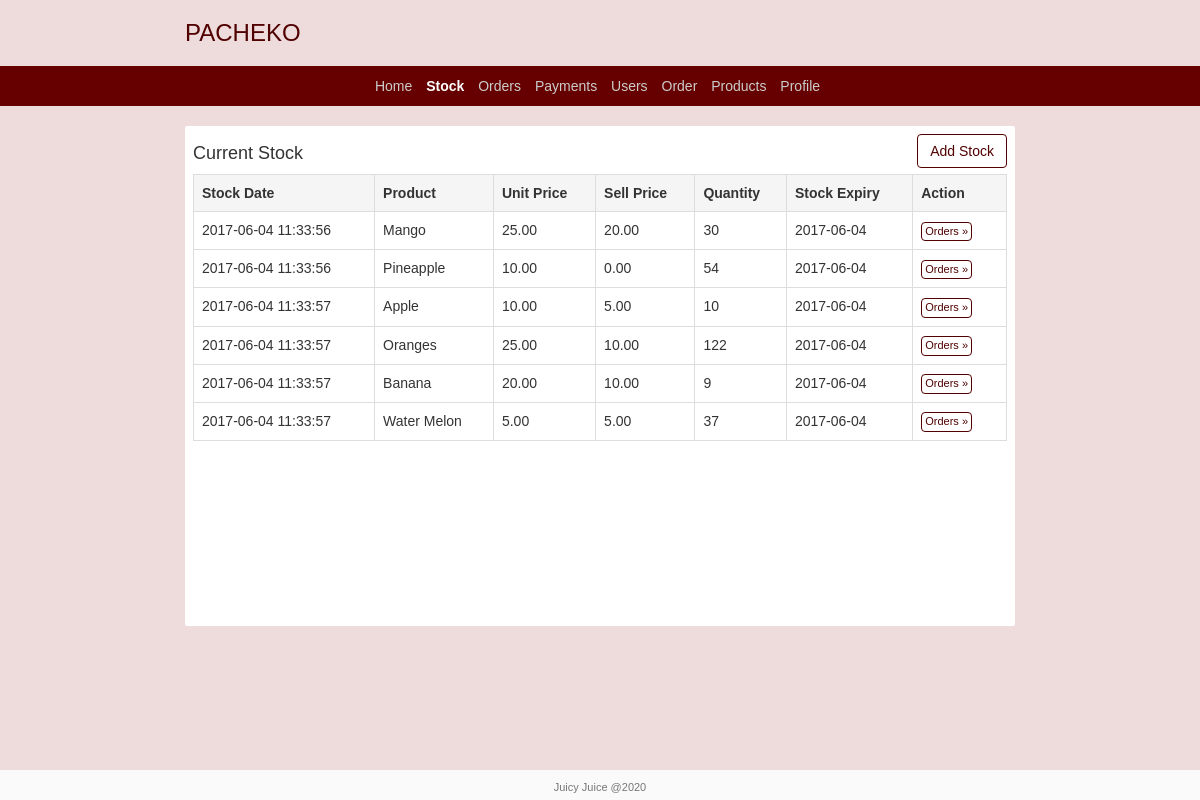
The page /stock.php (signed in) on the database its author committed.
### tables this page shows
CREATE TABLE `stocks` (
  `id` int(10) UNSIGNED NOT NULL,
  `product_id` int(11) NOT NULL,
  `quantity` int(11) NOT NULL DEFAULT '0',
  `sell_price` decimal(12,2) NOT NULL DEFAULT '0.00',
  `expiry` date NOT NULL,
  `stocked_at` datetime NOT NULL DEFAULT CURRENT_TIMESTAMP
);

CREATE TABLE `products` (
  `id` int(10) UNSIGNED NOT NULL,
  `name` varchar(255) DEFAULT NULL,
  `unit_price` decimal(12,2) NOT NULL DEFAULT '0.00'
);

### stock.php (the view, shortened to what this page needs)
<!DOCTYPE html>
<html>
<head>
    <link rel="stylesheet" type="text/css" href="css/bootstrap.css">
    <link rel="stylesheet" type="text/css" href="css/styles.css">
</head>
<body>
<?php include "db.php" ?>
<?php include "header.php" ?>
<div class="container">
    <div class="content">
        <h4 class="pull-left">Current Stock</h4>
        <a href="#stock" class="btn btn-juicy pull-right" data-toggle="modal">Add Stock</a>
        <?php $stocks = mysqli_query($db, "SELECT * FROM stocks") ?>
        <table class="table table-bordered">
            <tr class="active">
                <th>Stock Date</th>
                <th>Product</th>
                <th>Unit Price</th>
                <th>Sell Price</th>
                <th>Quantity</th>
                <th>Stock Expiry</th>
                <th>Action</th>
            </tr>
            <?php while ($stock = mysqli_fetch_object($stocks)) : ?>
                <?php $product = mysqli_query($db, "SELECT * FROM products WHERE id= '$stock->product_id'")->fetch_object() ?>
                <tr>
                    <td><?php echo $stock->stocked_at ?></td>
                    <td><?php echo $product->name ?></td>
                    <td><?php echo $product->unit_price ?></td>
                    <td><?php echo $stock->sell_price ?></td>
                    <td><?php echo $stock->quantity ?></td>
                    <td><?php echo $stock->expiry ?></td>
                    <td>
                        <a href="orders.php?stock=<?php echo $stock->id ?>" class="btn btn-juicy btn-table">Orders
                            &raquo;</a> &nbsp;
                    </td>
                </tr>
            <?php endwhile ?>
        </table>
    </div>
</div>
<?php include 'footer.php' ?>
</body>
</html>

### css/styles.css (style rules this page uses)
* { margin: 0; padding: 0; }
html { position: relative; min-height: 100%; }
body { font-family: Ubuntu, sans-serif; background-color: #a02f2f2b; }
a { color: #500000; }
.container { margin-top: 20px; margin-bottom: 20px; width: 860px; }
.content { border-radius: 2px; background-color: #fff; padding: 8px; min-height: 500px; }
.btn-juicy { color: #500000; background-color: transparent; border-color: #500000; }
.btn-table { padding: 1px 3px; font-size: 11px; }

### rows shown on the page
stocks: stocked_at "2017-06-04 11:33:56", product.name "Mango", product.unit_price "25.00", sell_price "20.00", quantity "30", expiry "2017-06-04"
stocks: stocked_at "2017-06-04 11:33:56", product.name "Pineapple", product.unit_price "10.00", sell_price "0.00", quantity "54", expiry "2017-06-04"
stocks: stocked_at "2017-06-04 11:33:57", product.name "Apple", product.unit_price "10.00", sell_price "5.00", quantity "10", expiry "2017-06-04"
stocks: stocked_at "2017-06-04 11:33:57", product.name "Oranges", product.unit_price "25.00", sell_price "10.00", quantity "122", expiry "2017-06-04"
stocks: stocked_at "2017-06-04 11:33:57", product.name "Banana", product.unit_price "20.00", sell_price "10.00", quantity "9", expiry "2017-06-04"
stocks: stocked_at "2017-06-04 11:33:57", product.name "Water Melon", product.unit_price "5.00", sell_price "5.00", quantity "37", expiry "2017-06-04"
